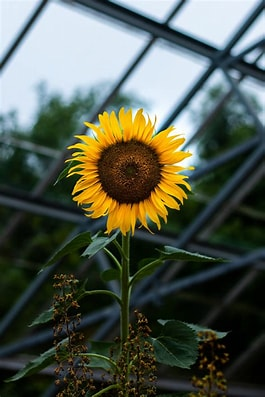
#> input picture sunflower.jpg, 265 x 397 px
$ python edgedetection.py
#> lines starting #> are read from the running program, lines starting #| are printed output that depends on the picture; after the words box and inside, x2 and y2 are one past the last pixel; in counts of white or black regions, pixels touching at a corner belong together
import cv2 as cv
import numpy as np
img = cv.imread('sunflower.jpg')
#> img is the input picture: shape (397, 265, 3); mean B, G, R 78.3, 90.3, 83.3
cv.imshow('sunflower',img)

#grayscale

gray = cv.cvtColor(img,cv.COLOR_BGR2GRAY)
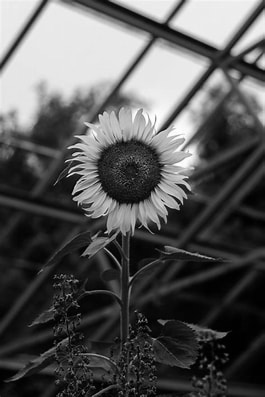
#> gray: shape (397, 265); min 0, max 255, mean 86.8
cv.imshow('gray',gray)

#apart from canny and contours,there are other two methods of edge detection
#laplacian and sobel

#laplacian

lap = cv.Laplacian(gray,cv.CV_64F)
lap = np.uint8(np.absolute(lap))#if we do this step it essentially appears as an pencil smudged image
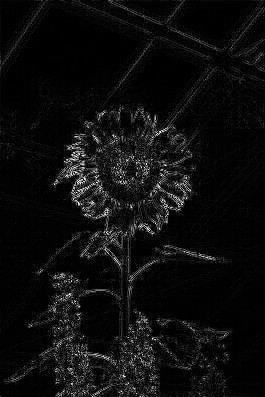
#> lap: shape (397, 265); min 0, max 255, mean 13.7
cv.imshow('lap',lap)#if we don't use previous step and we directly go for this step then,it detects sharp edges

#sobel
sobelx = cv.Sobel(gray,cv.CV_64F,1,0)
sx = np.uint8(np.absolute(sobelx))
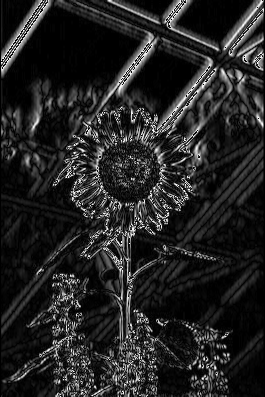
#> sx: shape (397, 265); min 0, max 255, mean 36
sobely = cv.Sobel(gray,cv.CV_64F,0,1)
sy = np.uint8(np.absolute(sobely))
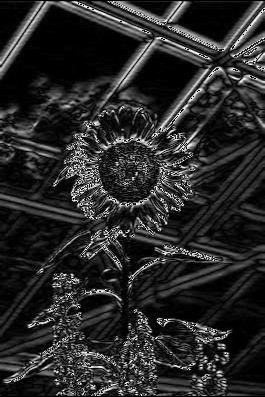
#> sy: shape (397, 265); min 0, max 255, mean 41.6
cv.imshow('sobelx',sobelx)
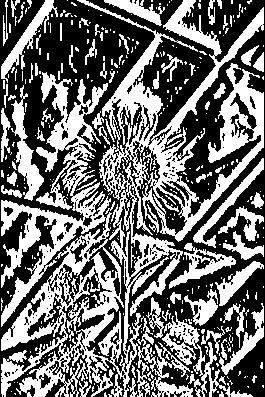
#> window 'sobelx': shape (397, 265); 43.7% white; 384 white regions (310 under 20 px), largest, box (x1, y1, x2, y2) and area: (1, 0, 264, 397) 31388, (162, 311, 253, 397) 1494, (11, 85, 44, 201) 1221
cv.imshow('sobely',sobely)
cv.imshow('sx',sx)
cv.imshow('sy',sy)
#we can merge the both sobels
sobel_merged = cv.bitwise_or(sobelx,sobely)
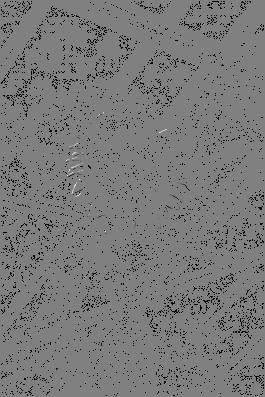
#> sobel_merged: shape (397, 265) float64; 5.55% of the values are NaN or infinite; the others: min -130432, max 128896, mean -95.56; drawn with min black, max white, NaN and infinite black
cv.imshow('sobel_merged',sobel_merged)
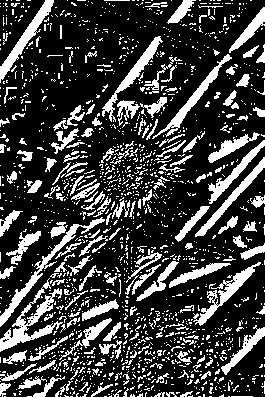
#> window 'sobel_merged': shape (397, 265); 24.4% white; 1562 white regions (1380 under 20 px), largest, box (x1, y1, x2, y2) and area: (0, 278, 63, 352) 1173, (0, 217, 105, 327) 953, (193, 262, 261, 326) 836

cv.waitKey(0)
